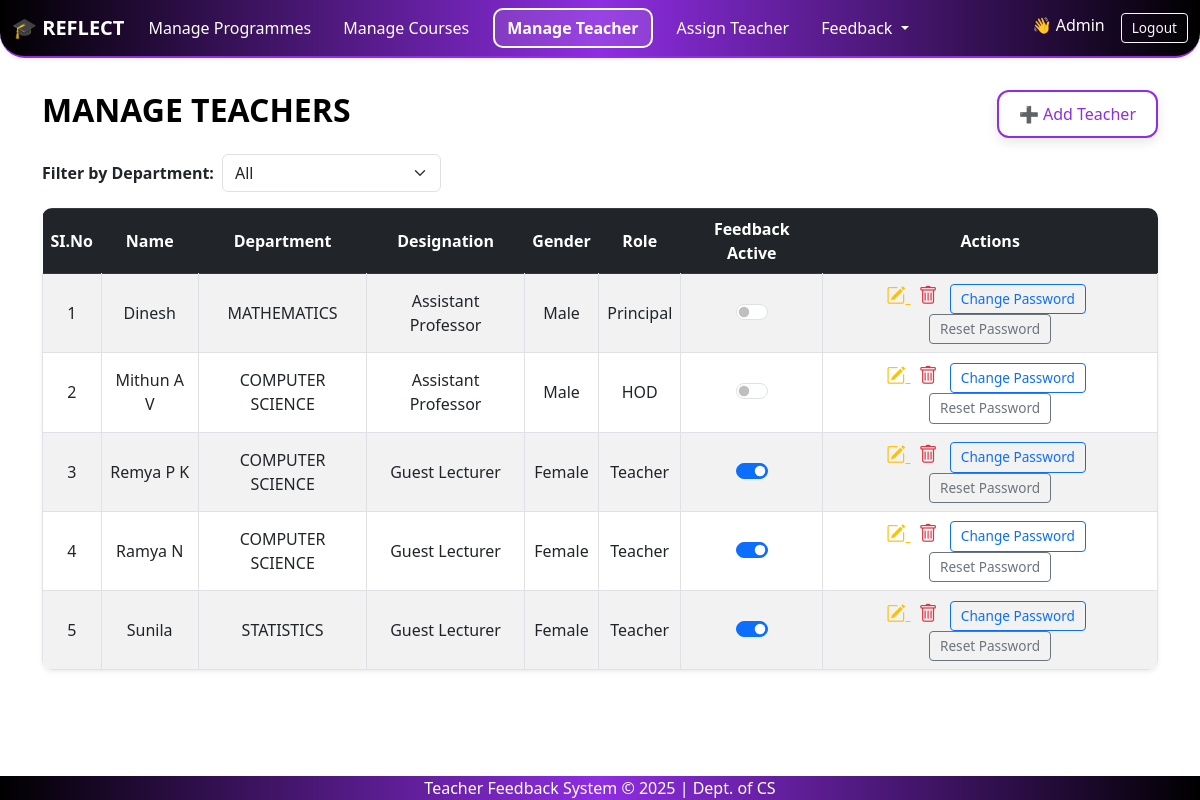
Page /teachers/ (signed in) on the earlier database version.
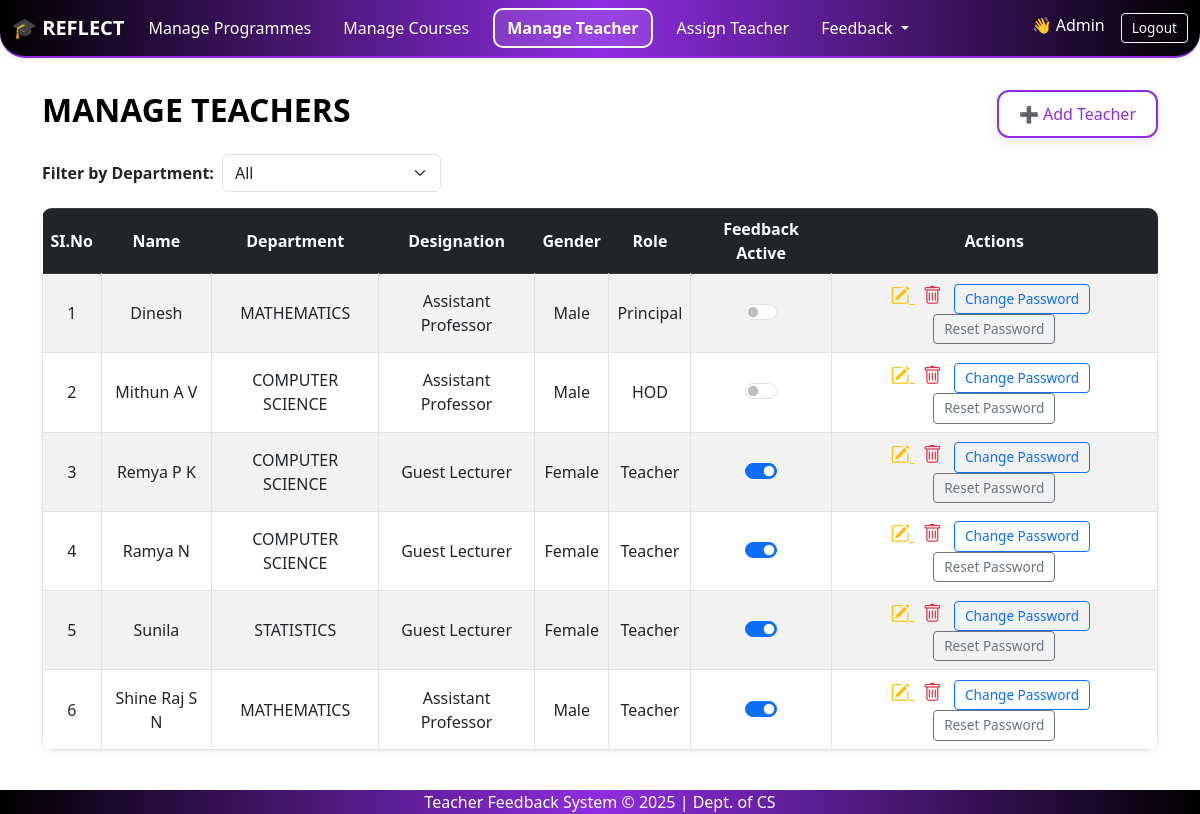
Same page on the later database version.
### feedback_app/models.py (models this page shows, shortened)
class Teacher(models.Model):
    user = models.OneToOneField(User, on_delete=models.CASCADE, null=True, blank=True)  # <-- Add this line
    teacher_id = models.AutoField(primary_key=True)
    name = models.CharField(max_length=100)
    dept = models.ForeignKey(Department, on_delete=models.CASCADE)
    designation = models.CharField(max_length=100)
    gender = models.CharField(max_length=10)
    role = models.ForeignKey(Role, on_delete=models.CASCADE)
    fb_active = models.BooleanField(default=False)
    profile_picture = models.ImageField(upload_to='profile_pics/', blank=True, null=True)

class Department(models.Model):
    dept_id = models.AutoField(primary_key=True)
    dept_name = models.CharField(max_length=100)

class Role(models.Model):
    role_id = models.AutoField(primary_key=True)
    role_name = models.CharField(max_length=50)

### feedback_app/views.py (the view)
# urls.py: path('teachers/', views.teacher_list, name='teacher_list'),
@login_required()
def teacher_list(request):
    selected_dept = request.GET.get('department')
    departments = Department.objects.all()
    if selected_dept:
        teachers = Teacher.objects.filter(dept__dept_name=selected_dept)
    else:
        teachers = Teacher.objects.all()
    return render(request, 'teacher_list.html', {
        'teachers': teachers,
        'departments': departments,
        'selected_dept': selected_dept,
    })

### feedback_app/context_processors.py (called while the page is built)
def is_admin(request):
    user = request.user
    return {'is_admin': user.is_superuser or user.groups.filter(name='admin').exists()}

def is_hod(request):
    return {'is_hod': request.user.groups.filter(name='hod').exists()}

def is_teacher(request):
    return {'is_teacher': request.user.groups.filter(name='teacher').exists()}

### templates/teacher_list.html (shortened to what this page needs)
{% extends 'base.html' %}
{% block content %}
<head>
    <link href="https://cdn.jsdelivr.net/npm/bootstrap-icons@1.10.5/font/bootstrap-icons.css" rel="stylesheet">
</head>
<div class="d-flex justify-content-between align-items-center mb-3">
    <h2 class="mb-0">MANAGE TEACHERS</h2>
    <a href="{% url 'add_teacher' %}" class="glass-button mt-2">➕ Add Teacher</a>
</div>
<form method="get" class="mb-3 d-flex align-items-center gap-2">
    <label for="department" class="fw-bold">Filter by Department:</label>
    <select name="department" id="department" class="form-select w-auto" onchange="this.form.submit()">
        <option value="">All</option>
    </select>
</form>
<table class="table table-bordered table-striped shadow-sm">
    <thead class="table-dark">
        <tr>
            <th>SI.No</th>
            <th>Name</th>
            <th>
                Department
            </th>
            <th>Designation</th>
            <th>Gender</th>
            <th>Role</th>
            <th>Feedback Active</th>
            <th>Actions</th>
        </tr>
    </thead>
    <tbody>
        {% for teacher in teachers %}
        <tr>
            <td>{{ forloop.counter }}</td>
            <td>{{ teacher.name }}</td>
            <td>{{ teacher.dept.dept_name }}</td>
            <td>{{ teacher.designation }}</td>
            <td>{{ teacher.gender }}</td>
            <td>{{ teacher.role.role_name }}</td>
            <td><form action="{% url 'toggle_feedback' teacher.teacher_id %}" method="post">
        <div class="form-check form-switch d-flex justify-content-center">
            <input class="form-check-input" type="checkbox" onchange="this.form.submit()" {% if teacher.fb_active %}checked{% endif %}>
        </div>
    </form></td>
            <td>
                <a href="{% url 'edit_teacher' teacher.teacher_id %}" title="Edit" class="text-warning me-2" style="font-size: 1.2rem;">
                    <i class="bi bi-pencil-square"></i>
                </a>
                <form action="{% url 'delete_teacher' teacher.teacher_id %}" method="post" style="display:inline;">
                    <button type="submit" title="Delete" class="text-danger border-0 bg-transparent p-0 me-2" style="font-size: 1.2rem;">
                        <i class="bi bi-trash"></i>
                    </button>
                </form>
                <a href="{% url 'change_teacher_password' teacher.user.id %}" class="btn btn-outline-primary btn-sm me-2">
                    Change Password
                </a>
                <a href="{% url 'reset_teacher_password' teacher.user.id %}" class="btn btn-outline-secondary btn-sm">
                    Reset Password
                </a>
            </td>
        </tr>
        {% empty %}
        <tr><td colspan="8" class="text-center">No teachers found.</td></tr>
        {% endfor %}
    </tbody>
</table>
{% endblock %}

### templates/base.html (shortened to what this page needs)
{% load static %}
<!DOCTYPE html>
<html lang="en">
<head>
    <link href="https://cdn.jsdelivr.net/npm/bootstrap@5.3.0/dist/css/bootstrap.min.css" rel="stylesheet">
    <link rel="stylesheet" href="https://cdnjs.cloudflare.com/ajax/libs/font-awesome/5.15.4/css/all.min.css">
</head>
<body class="d-flex flex-column min-vh-100">
    <nav class="navbar navbar-expand-lg navbar-dark gradient-navbar shadow-sm">
        <div class="container-fluid">
            {% if request.user.is_authenticated %}
                <a class="navbar-brand fw-bold" href="{% url 'index' %}">🎓 REFLECT</a>
            {% else %}
                <span class="navbar-brand fw-bold">🎓 REFLECT</span>
            {% endif %}
            <div class="collapse navbar-collapse" id="navbarMenu">
                <ul class="navbar-nav me-auto mb-2 mb-lg-0 d-flex flex-row gap-3">
                    {% if user.is_authenticated %}
                        {% if is_admin %}
                        <li class="nav-item">
                            <a class="nav-link {% if request.resolver_match.url_name == 'programme_list' %}active{% endif %}" href="{% url 'programme_list' %}">Manage Programmes</a>
                        </li>
                        <li class="nav-item">
                            <a class="nav-link {% if request.resolver_match.url_name == 'course_list' %}active{% endif %}" href="{% url 'course_list' %}">Manage Courses</a>
                        </li>
                        <li class="nav-item">
                            <a class="nav-link {% if request.resolver_match.url_name == 'teacher_list' %}active{% endif %}" href="{% url 'teacher_list' %}">Manage Teacher</a>
                        </li>
                        <li class="nav-item">
                            <a class="nav-link {% if request.resolver_match.url_name == 'teacher_batch_list' %}active{% endif %}" href="{% url 'teacher_batch_list' %}">Assign Teacher</a>
                        </li>
                            <li class="nav-item dropdown">
                                <a class="nav-link dropdown-toggle" href="#" id="feedbackMenu" role="button" data-bs-toggle="dropdown"
                                   aria-expanded="false">
                                    Feedback
                                </a>
                            </li>
                        {% elif is_teacher %}
                            <li class="nav-item">
                                <a class="nav-link" href="{% url 'admin_student_feedback_responses' %}">📊 View Feedback</a>
                            </li>
                        {% endif %}
                    {% endif %}
                </ul>
                <ul class="navbar-nav mb-2 mb-lg-0">
                    {% if user.is_authenticated %}
                        <li class="nav-item">
                            <span class="navbar-text text-white me-3">👋 {{ user.username|title }}</span>
                        </li>
                        <li class="nav-item">
                            <form method="post" action="{% url 'logout' %}">
                                <button type="submit" class="btn btn-outline-light btn-sm">Logout</button>
                            </form>
                        </li>
                    {% else %}
                    <li class="nav-item">
                        <a class="nav-link" href="{% url 'login' %}">
                            <i class="fas fa-door-open me-2"></i> Leave
                        </a>
                    </li>
                    {% endif %}
                </ul>
            </div>
        </div>
    </nav>
    <div class="container mt-4 flex-grow-1">
        {% block content %}{% endblock %}
    </div>
    <footer class="footer-gradient text-white text-center py-7 mt-4">
        <p class="mb-0">Teacher Feedback System &copy; 2025 | Dept. of CS</p>
    </footer>
</body>
</html>

### templates/base.html (style rules this page uses)
.gradient-navbar { background: linear-gradient(to right, #000000, #8e2de2, #000000); border-bottom: 2px solid #8e2de2; animation: fadeIn 1s ease-in-out; border-radius: 0 0 25px 25px; }
.navbar .nav-link, .navbar .navbar-brand, .navbar .navbar-text { color: white !important; transition: color 0.3s ease-in-out; }
.navbar .nav-link.active { border: 2px solid white; border-radius: 10px; padding: 6px 12px; color: white !important; font-weight: bold; background-color: rgba(255, 255, 255, 0.1); }
.footer-gradient { background: linear-gradient(to right, #000000, #8e2de2, #000000); }

### templates/teacher_list.html (style rules this page uses)
.glass-button { background: white; color: #8e2de2; border: 2px solid #8e2de2; border-radius: 12px; padding: 10px 20px; font-weight: 500; text-decoration: none; display: inline-block; backdrop-filter: blur(8px); -webkit-backdrop-filter: blur(8px); box-shadow: inset 0 0 8px rgba(255, 255, 255, 0.08), 0 4px 12px rgba(0, 0, 0, 0.1); transition: all 0.3s ease; }
table.table { border-radius: 10px; overflow: hidden; background-color: #fff; }
thead.table-dark th { color: #fff; border: none; }
table td, table th { vertical-align: middle; text-align: center; }
.btn-sm { padding: 4px 10px; font-size: 0.85rem; }
h2 { font-weight: 600; color: #000000; text-align: center; }

Differences in the rows shown:
added Teacher: name "Shine Raj S N", dept.dept_name "MATHEMATICS", designation "Assistant Professor", gender "Male", role.role_name "Teacher", fb_active "☑"
